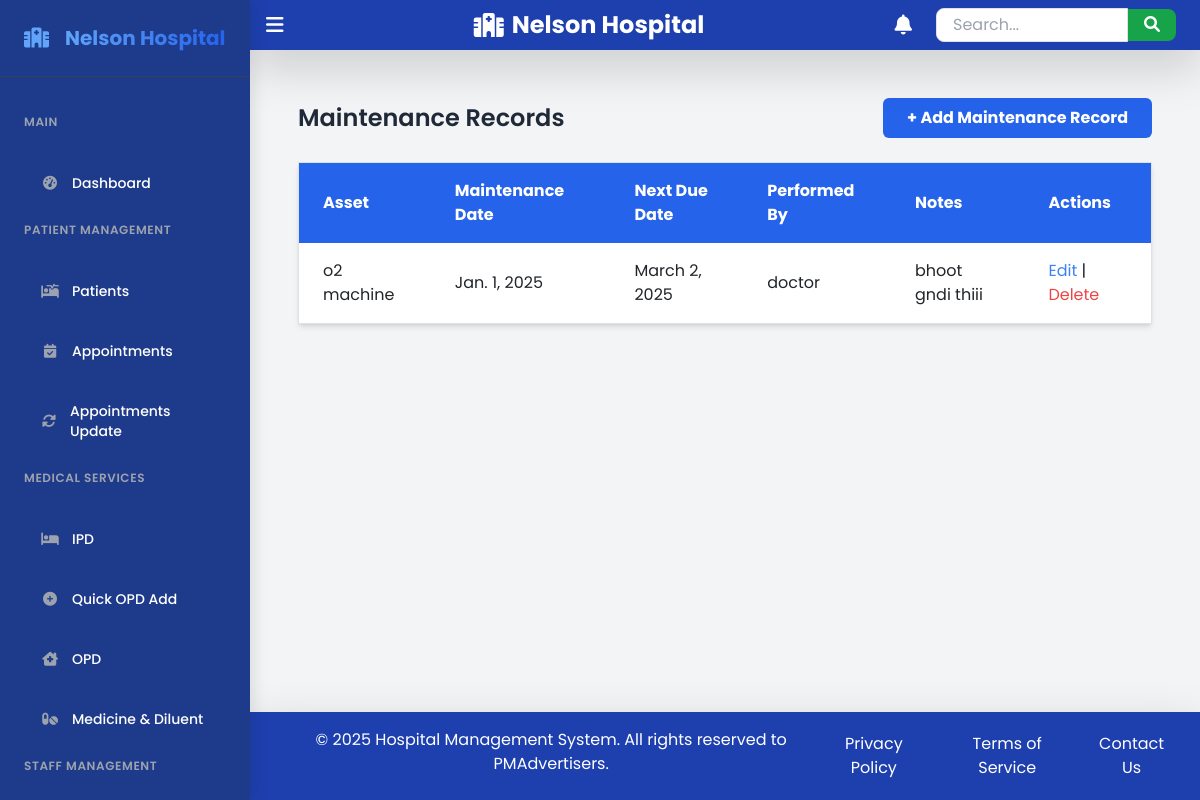
Page /maintenance/ (signed in) on the earlier database version.
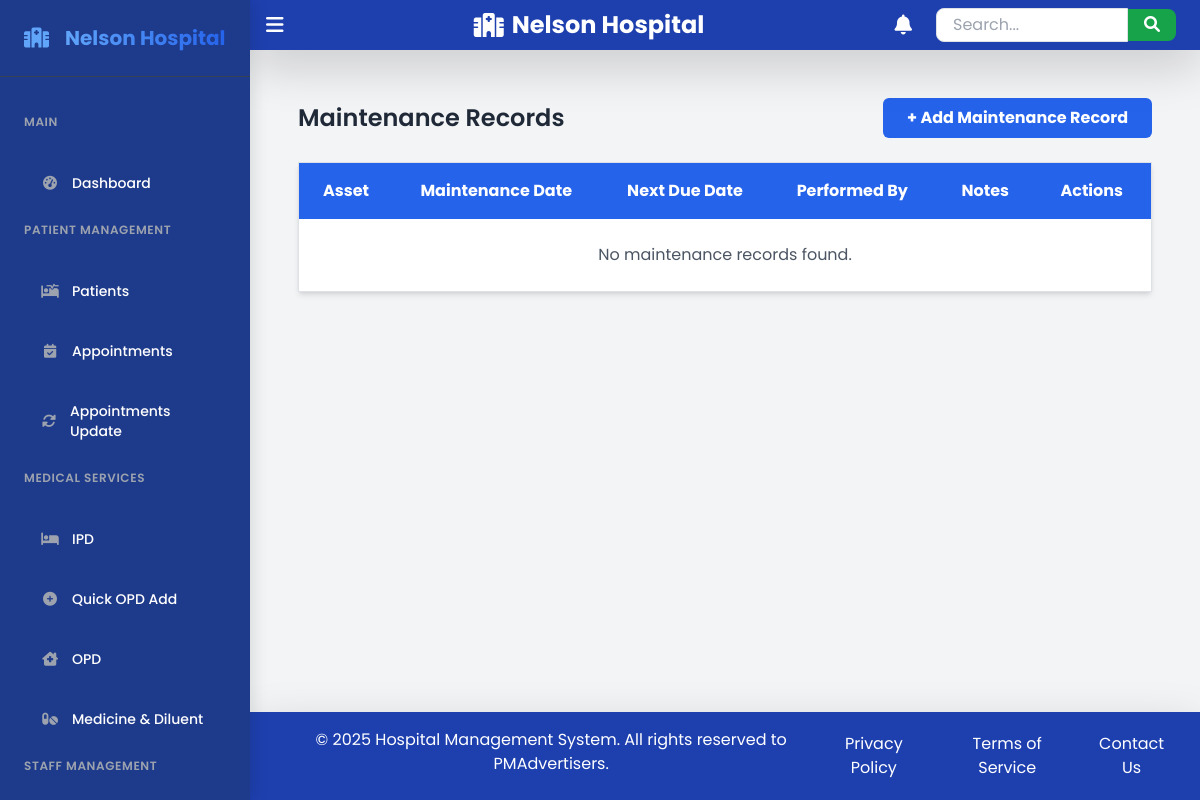
Same page on the later database version.
### hms/models.py (models this page shows, shortened)
class Maintenance(models.Model):
    asset = models.ForeignKey(Asset, on_delete=models.CASCADE, related_name="maintenance_logs")
    maintenance_date = models.DateField()
    next_due_date = models.DateField()
    performed_by = models.ForeignKey(CustomUser, on_delete=models.SET_NULL, null=True)
    notes = models.TextField(blank=True)

class Asset(models.Model):
    ASSET_TYPES = [
        ('Medical Equipment', 'Medical Equipment'),
        ('Furniture', 'Furniture'),
        ('Electronics', 'Electronics'),
        ('Other', 'Other'),
    ]
    name = models.CharField(max_length=255)
    asset_type = models.CharField(max_length=50, choices=ASSET_TYPES)
    purchase_date = models.DateField()
    warranty_expiry = models.DateField()
    quantity = models.PositiveIntegerField()
    location = models.CharField(max_length=255, help_text="Where is this asset located?")

class CustomUser(AbstractUser):
    GENDER_CHOICES = (
        ('male', 'Male'),
        ('female', 'Female'),
        ('other', 'Other'),
    )
    ROLE_CHOICES = (
        ('admin', 'Admin'),
        ('doctor', 'Doctor'),
        ('nurse', 'Nurse'),
        ('staff', 'Staff'),
    )
    full_name = models.CharField(max_length=255, blank=True, null=True)
    contact_number = models.CharField(max_length=15, blank=True, null=True)
    address = models.TextField(blank=True, null=True)
    gender = models.CharField(max_length=10, choices=GENDER_CHOICES, blank=True, null=True)
    role = models.CharField(max_length=20, choices=ROLE_CHOICES, default='staff')
    groups = models.ManyToManyField(Group, related_name="customuser_groups", blank=True)
    user_permissions = models.ManyToManyField(Permission, related_name="customuser_permissions", blank=True)

### hms/views.py (the view)
# urls.py: path('maintenance/', views.maintenance_list, name='maintenance_list'),
@login_required
def maintenance_list(request):
    maintenance_records = Maintenance.objects.all()
    return render(request, 'hms/maintenance/maintenance_list.html', {'maintenance_records': maintenance_records})

### hms/templates/hms/maintenance/maintenance_list.html
{% extends 'hms/base.html' %}
{% block content %}
<div class="container mx-auto p-6">
    <div class="flex justify-between items-center mb-6">
        <h2 class="text-2xl font-semibold text-gray-800">Maintenance Records</h2>
        <a href="{% url 'add_maintenance' %}" class="bg-blue-600 hover:bg-blue-700 text-white font-bold py-2 px-4 rounded">
            + Add Maintenance Record
        </a>
    </div>
    <table class="w-full border-collapse border border-gray-200 shadow-md bg-white">
        <thead>
            <tr class="bg-blue-600 text-white">
                <th class="py-3 px-4 text-left">Asset</th>
                <th class="py-3 px-4 text-left">Maintenance Date</th>
                <th class="py-3 px-4 text-left">Next Due Date</th>
                <th class="py-3 px-4 text-left">Performed By</th>
                <th class="py-3 px-4 text-left">Notes</th>
                <th class="py-3 px-4 text-left">Actions</th>
            </tr>
        </thead>
        <tbody>
            {% for maintenance in maintenance_records %}
            <tr class="border-b hover:bg-gray-100 transition">
                <td class="py-3 px-4">{{ maintenance.asset.name }}</td>
                <td class="py-3 px-4">{{ maintenance.maintenance_date }}</td>
                <td class="py-3 px-4">{{ maintenance.next_due_date }}</td>
                <td class="py-3 px-4">{{ maintenance.performed_by.full_name }}</td>
                <td class="py-3 px-4">{{ maintenance.notes }}</td>
                <td class="py-3 px-4">
                    <a href="{% url 'edit_maintenance' maintenance.id %}" class="text-blue-500 hover:underline">Edit</a> |
                    <a href="{% url 'delete_maintenance' maintenance.id %}" class="text-red-500 hover:underline"
                       onclick="return confirm('Are you sure you want to delete this maintenance record?');">
                        Delete
                    </a>
                </td>
            </tr>
            {% empty %}
            <tr>
                <td colspan="6" class="text-center py-4 text-gray-600">No maintenance records found.</td>
            </tr>
            {% endfor %}
        </tbody>
    </table>
</div>
{% endblock %}

Differences in the rows shown:
removed Maintenance: asset.name "o2 machine", maintenance_date "Jan. 1, 2025", next_due_date "March 2, 2025", performed_by.full_name "doctor", notes "bhoot gndi thiii"
Other differences:
text now shown: "No maintenance records found."
